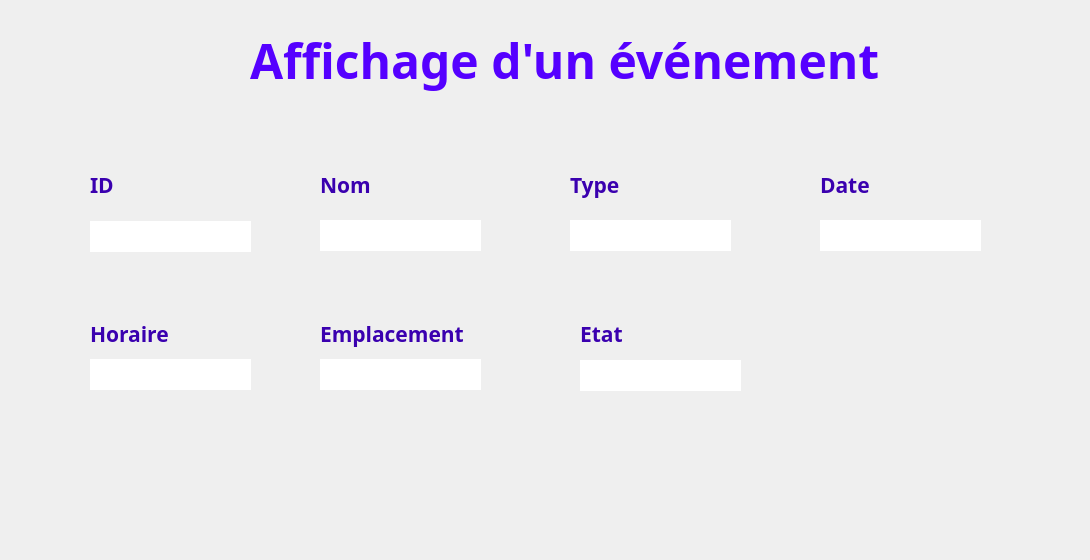
      <widget class="QWidget" name="page_5">
       <widget class="QLineEdit" name="out_type">
        <property name="geometry">
         <rect>
          <x>570</x>
          <y>220</y>
          <width>161</width>
          <height>31</height>
         </rect>
        </property>
        <property name="font">
         <font>
          <family>Javanese Text</family>
          <pointsize>12</pointsize>
         </font>
        </property>
        <property name="styleSheet">
         <string notr="true">#out_type{
background-color: transparent;
border-image: url(:champs.png);
background: none;
border: none;
background-repeat: none;
}
</string>
        </property>
        <property name="text">
         <string/>
        </property>
        <property name="readOnly">
         <bool>true</bool>
        </property>
       </widget>
       <widget class="QLineEdit" name="out_etat">
        <property name="geometry">
         <rect>
          <x>580</x>
          <y>360</y>
          <width>161</width>
          <height>31</height>
         </rect>
        </property>
        <property name="font">
         <font>
          <family>Javanese Text</family>
          <pointsize>12</pointsize>
         </font>
        </property>
        <property name="styleSheet">
         <string notr="true">#out_etat{
background-color: transparent;
border-image: url(:champs.png);
background: none;
border: none;
background-repeat: none;
}
</string>
        </property>
        <property name="text">
         <string/>
        </property>
        <property name="readOnly">
         <bool>true</bool>
        </property>
       </widget>
       <widget class="QPushButton" name="pushButton_del_event">
        <property name="geometry">
         <rect>
          <x>910</x>
          <y>460</y>
          <width>61</width>
          <height>61</height>
         </rect>
        </property>
        <property name="styleSheet">
         <string notr="true">#pushButton_del_event{
background-color: transparent;
border-image: url(:delete.png);
background: none;
border: none;
background-repeat: none;
}
</string>
        </property>
        <property name="text">
         <string/>
        </property>
       </widget>
       <widget class="QLineEdit" name="out_id">
        <property name="geometry">
         <rect>
          <x>90</x>
          <y>221</y>
          <width>161</width>
          <height>31</height>
         </rect>
        </property>
        <property name="font">
         <font>
          <family>Javanese Text</family>
          <pointsize>12</pointsize>
         </font>
        </property>
        <property name="styleSheet">
         <string notr="true">#out_id{
background-color: transparent;
border-image: url(:champs.png);
background: none;
border: none;
background-repeat: none;
}
</string>
        </property>
        <property name="text">
         <string/>
        </property>
        <property name="readOnly">
         <bool>true</bool>
        </property>
       </widget>
       <widget class="QPushButton" name="pushButton_maj_event">
        <property name="geometry">
         <rect>
          <x>1000</x>
          <y>450</y>
          <width>71</width>
          <height>71</height>
         </rect>
        </property>
        <property name="styleSheet">
         <string notr="true">#pushButton_maj_event{
background-color: transparent;
border-image: url(:edit_ZV.png);
background: none;
border: none;
background-repeat: none;
}
</string>
        </property>
        <property name="text">
         <string/>
        </property>
       </widget>
       <widget class="QLineEdit" name="out_hor">
        <property name="geometry">
         <rect>
          <x>90</x>
          <y>359</y>
          <width>161</width>
          <height>31</height>
         </rect>
        </property>
        <property name="font">
         <font>
          <family>Javanese Text</family>
          <pointsize>12</pointsize>
         </font>
        </property>
        <property name="styleSheet">
         <string notr="true">#out_hor{
background-color: transparent;
border-image: url(:champs.png);
background: none;
border: none;
background-repeat: none;
}
</string>
        </property>
       </widget>
       <widget class="QLineEdit" name="out_empl">
        <property name="geometry">
         <rect>
          <x>320</x>
          <y>359</y>
          <width>161</width>
          <height>31</height>
         </rect>
        </property>
        <property name="font">
         <font>
          <family>Javanese Text</family>
          <pointsize>12</pointsize>
         </font>
        </property>
        <property name="styleSheet">
         <string notr="true">#out_empl{
background-color: transparent;
border-image: url(:champs.png);
background: none;
border: none;
background-repeat: none;
}
</string>
        </property>
        <property name="text">
         <string/>
        </property>
        <property name="readOnly">
         <bool>true</bool>
        </property>
       </widget>
       <widget class="QPushButton" name="annuler">
        <property name="geometry">
         <rect>
          <x>40</x>
          <y>510</y>
          <width>151</width>
          <height>41</height>
         </rect>
        </property>
        <property name="styleSheet">
         <string notr="true">#annuler{
background-color: transparent;
border-image: url(:Annuler.png);
background: none;
border: none;
background-repeat: none;
}
#annuler:hover{
background-color: transparent;
border-image: url(:Annuler_P.png);
background: none;
border: none;
background-repeat: none;
}</string>
        </property>
        <property name="text">
         <string/>
        </property>
       </widget>
       <widget class="QLineEdit" name="out_date">
        <property name="geometry">
         <rect>
          <x>820</x>
          <y>220</y>
          <width>161</width>
          <height>31</height>
         </rect>
        </property>
        <property name="font">
         <font>
          <family>Javanese Text</family>
          <pointsize>12</pointsize>
         </font>
        </property>
        <property name="styleSheet">
         <string notr="true">#out_date{
background-color: transparent;
border-image: url(:champs.png);
background: none;
border: none;
background-repeat: none;
}
</string>
        </property>
       </widget>
       <widget class="QLineEdit" name="out_nom">
        <property name="geometry">
         <rect>
          <x>320</x>
          <y>220</y>
          <width>161</width>
          <height>31</height>
         </rect>
        </property>
        <property name="font">
         <font>
          <family>Javanese Text</family>
          <pointsize>12</pointsize>
         </font>
        </property>
        <property name="styleSheet">
         <string notr="true">#out_nom{
background-color: transparent;
border-image: url(:champs.png);
background: none;
border: none;
background-repeat: none;
}
</string>
        </property>
       </widget>
       <widget class="QLabel" name="label_32">
        <property name="geometry">
         <rect>
          <x>250</x>
          <y>10</y>
          <width>831</width>
          <height>101</height>
         </rect>
        </property>
        <property name="font">
         <font>
          <family>Segoe Print</family>
         </font>
        </property>
        <property name="styleSheet">
         <string notr="true">#label_16 {
background-color: transparent;
background: none;
border: none;
background-repeat: none;
}
</string>
        </property>
        <property name="text">
         <string>&lt;html&gt;&lt;head/&gt;&lt;body&gt;&lt;p&gt;&lt;span style=&quot; font-size:36pt; font-weight:600; color:#5500ff;&quot;&gt;Affichage d'un événement&lt;/span&gt;&lt;/p&gt;&lt;/body&gt;&lt;/html&gt;</string>
        </property>
        <property name="textFormat">
         <enum>Qt::AutoText</enum>
        </property>
        <property name="scaledContents">
         <bool>false</bool>
        </property>
       </widget>
       <widget class="QLabel" name="label_171">
        <property name="geometry">
         <rect>
          <x>90</x>
          <y>170</y>
          <width>41</width>
          <height>31</height>
         </rect>
        </property>
        <property name="palette">
         <palette>
          <active>
           <colorrole role="WindowText">
            <brush brushstyle="SolidPattern">
             <color alpha="255">
              <red>4</red>
              <green>7</green>
              <blue>62</blue>
             </color>
            </brush>
           </colorrole>
          </active>
          <inactive>
           <colorrole role="WindowText">
            <brush brushstyle="SolidPattern">
             <color alpha="255">
              <red>4</red>
              <green>7</green>
              <blue>62</blue>
             </color>
            </brush>
           </colorrole>
          </inactive>
          <disabled>
           <colorrole role="WindowText">
            <brush brushstyle="SolidPattern">
             <color alpha="255">
              <red>120</red>
              <green>120</green>
              <blue>120</blue>
             </color>
            </brush>
           </colorrole>
          </disabled>
         </palette>
        </property>
        <property name="font">
         <font>
          <family>Corbel</family>
         </font>
        </property>
        <property name="text">
         <string>&lt;html&gt;&lt;head/&gt;&lt;body&gt;&lt;p&gt;&lt;span style=&quot; font-size:16pt; font-weight:600; color:#3a00af;&quot;&gt;ID&lt;/span&gt;&lt;/p&gt;&lt;/body&gt;&lt;/html&gt;</string>
        </property>
       </widget>
       <widget class="QLabel" name="label_172">
        <property name="geometry">
         <rect>
          <x>320</x>
          <y>170</y>
          <width>71</width>
          <height>31</height>
         </rect>
        </property>
        <property name="palette">
         <palette>
          <active>
           <colorrole role="WindowText">
            <brush brushstyle="SolidPattern">
             <color alpha="255">
              <red>4</red>
              <green>7</green>
              <blue>62</blue>
             </color>
            </brush>
           </colorrole>
          </active>
          <inactive>
           <colorrole role="WindowText">
            <brush brushstyle="SolidPattern">
             <color alpha="255">
              <red>4</red>
              <green>7</green>
              <blue>62</blue>
             </color>
            </brush>
           </colorrole>
          </inactive>
          <disabled>
           <colorrole role="WindowText">
            <brush brushstyle="SolidPattern">
             <color alpha="255">
              <red>120</red>
              <green>120</green>
              <blue>120</blue>
             </color>
            </brush>
           </colorrole>
          </disabled>
         </palette>
        </property>
        <property name="font">
         <font>
          <family>Corbel</family>
         </font>
        </property>
        <property name="text">
         <string>&lt;html&gt;&lt;head/&gt;&lt;body&gt;&lt;p&gt;&lt;span style=&quot; font-size:16pt; font-weight:600; color:#3a00af;&quot;&gt;Nom&lt;/span&gt;&lt;/p&gt;&lt;/body&gt;&lt;/html&gt;</string>
        </property>
       </widget>
       <widget class="QLabel" name="label_173">
        <property name="geometry">
         <rect>
          <x>570</x>
          <y>170</y>
          <width>71</width>
          <height>31</height>
         </rect>
        </property>
        <property name="palette">
         <palette>
          <active>
           <colorrole role="WindowText">
            <brush brushstyle="SolidPattern">
             <color alpha="255">
              <red>4</red>
              <green>7</green>
              <blue>62</blue>
             </color>
            </brush>
           </colorrole>
          </active>
          <inactive>
           <colorrole role="WindowText">
            <brush brushstyle="SolidPattern">
             <color alpha="255">
              <red>4</red>
              <green>7</green>
              <blue>62</blue>
             </color>
            </brush>
           </colorrole>
          </inactive>
          <disabled>
           <colorrole role="WindowText">
            <brush brushstyle="SolidPattern">
             <color alpha="255">
              <red>120</red>
              <green>120</green>
              <blue>120</blue>
             </color>
            </brush>
           </colorrole>
          </disabled>
         </palette>
        </property>
        <property name="font">
         <font>
          <family>Corbel</family>
         </font>
        </property>
        <property name="text">
         <string>&lt;html&gt;&lt;head/&gt;&lt;body&gt;&lt;p&gt;&lt;span style=&quot; font-size:16pt; font-weight:600; color:#3a00af;&quot;&gt;Type&lt;/span&gt;&lt;/p&gt;&lt;/body&gt;&lt;/html&gt;</string>
        </property>
       </widget>
       <widget class="QLabel" name="label_174">
        <property name="geometry">
         <rect>
          <x>820</x>
          <y>170</y>
          <width>71</width>
          <height>31</height>
         </rect>
        </property>
        <property name="palette">
         <palette>
          <active>
           <colorrole role="WindowText">
            <brush brushstyle="SolidPattern">
             <color alpha="255">
              <red>4</red>
              <green>7</green>
              <blue>62</blue>
             </color>
            </brush>
           </colorrole>
          </active>
          <inactive>
           <colorrole role="WindowText">
            <brush brushstyle="SolidPattern">
             <color alpha="255">
              <red>4</red>
              <green>7</green>
              <blue>62</blue>
             </color>
            </brush>
           </colorrole>
          </inactive>
          <disabled>
           <colorrole role="WindowText">
            <brush brushstyle="SolidPattern">
             <color alpha="255">
              <red>120</red>
              <green>120</green>
              <blue>120</blue>
             </color>
            </brush>
           </colorrole>
          </disabled>
         </palette>
        </property>
        <property name="font">
         <font>
          <family>Corbel</family>
         </font>
        </property>
        <property name="text">
         <string>&lt;html&gt;&lt;head/&gt;&lt;body&gt;&lt;p&gt;&lt;span style=&quot; font-size:16pt; font-weight:600; color:#3a00af;&quot;&gt;Date&lt;/span&gt;&lt;/p&gt;&lt;/body&gt;&lt;/html&gt;</string>
        </property>
       </widget>
       <widget class="QLabel" name="label_175">
        <property name="geometry">
         <rect>
          <x>90</x>
          <y>319</y>
          <width>101</width>
          <height>31</height>
         </rect>
        </property>
        <property name="palette">
         <palette>
          <active>
           <colorrole role="WindowText">
            <brush brushstyle="SolidPattern">
             <color alpha="255">
              <red>4</red>
              <green>7</green>
              <blue>62</blue>
             </color>
            </brush>
           </colorrole>
          </active>
          <inactive>
           <colorrole role="WindowText">
            <brush brushstyle="SolidPattern">
             <color alpha="255">
              <red>4</red>
              <green>7</green>
              <blue>62</blue>
             </color>
            </brush>
           </colorrole>
          </inactive>
          <disabled>
           <colorrole role="WindowText">
            <brush brushstyle="SolidPattern">
             <color alpha="255">
              <red>120</red>
              <green>120</green>
              <blue>120</blue>
             </color>
            </brush>
           </colorrole>
          </disabled>
         </palette>
        </property>
        <property name="font">
         <font>
          <family>Corbel</family>
         </font>
        </property>
        <property name="text">
         <string>&lt;html&gt;&lt;head/&gt;&lt;body&gt;&lt;p&gt;&lt;span style=&quot; font-size:16pt; font-weight:600; color:#3a00af;&quot;&gt;Horaire&lt;/span&gt;&lt;/p&gt;&lt;/body&gt;&lt;/html&gt;</string>
        </property>
       </widget>
       <widget class="QLabel" name="label_176">
        <property name="geometry">
         <rect>
          <x>320</x>
          <y>319</y>
          <width>181</width>
          <height>31</height>
         </rect>
        </property>
        <property name="palette">
         <palette>
          <active>
           <colorrole role="WindowText">
            <brush brushstyle="SolidPattern">
             <color alpha="255">
              <red>4</red>
              <green>7</green>
              <blue>62</blue>
             </color>
            </brush>
           </colorrole>
          </active>
          <inactive>
           <colorrole role="WindowText">
            <brush brushstyle="SolidPattern">
             <color alpha="255">
              <red>4</red>
              <green>7</green>
              <blue>62</blue>
             </color>
            </brush>
           </colorrole>
          </inactive>
          <disabled>
           <colorrole role="WindowText">
            <brush brushstyle="SolidPattern">
             <color alpha="255">
              <red>120</red>
              <green>120</green>
              <blue>120</blue>
             </color>
            </brush>
           </colorrole>
          </disabled>
         </palette>
        </property>
        <property name="font">
         <font>
          <family>Corbel</family>
         </font>
        </property>
        <property name="text">
         <string>&lt;html&gt;&lt;head/&gt;&lt;body&gt;&lt;p&gt;&lt;span style=&quot; font-size:16pt; font-weight:600; color:#3a00af;&quot;&gt;Emplacement&lt;/span&gt;&lt;/p&gt;&lt;/body&gt;&lt;/html&gt;</string>
        </property>
       </widget>
       <widget class="QLabel" name="label_177">
        <property name="geometry">
         <rect>
          <x>580</x>
          <y>319</y>
          <width>71</width>
          <height>31</height>
         </rect>
        </property>
        <property name="palette">
         <palette>
          <active>
           <colorrole role="WindowText">
            <brush brushstyle="SolidPattern">
             <color alpha="255">
              <red>4</red>
              <green>7</green>
              <blue>62</blue>
             </color>
            </brush>
           </colorrole>
          </active>
          <inactive>
           <colorrole role="WindowText">
            <brush brushstyle="SolidPattern">
             <color alpha="255">
              <red>4</red>
              <green>7</green>
              <blue>62</blue>
             </color>
            </brush>
           </colorrole>
          </inactive>
          <disabled>
           <colorrole role="WindowText">
            <brush brushstyle="SolidPattern">
             <color alpha="255">
              <red>120</red>
              <green>120</green>
              <blue>120</blue>
             </color>
            </brush>
           </colorrole>
          </disabled>
         </palette>
        </property>
        <property name="font">
         <font>
          <family>Corbel</family>
         </font>
        </property>
        <property name="text">
         <string>&lt;html&gt;&lt;head/&gt;&lt;body&gt;&lt;p&gt;&lt;span style=&quot; font-size:16pt; font-weight:600; color:#3a00af;&quot;&gt;Etat&lt;/span&gt;&lt;/p&gt;&lt;/body&gt;&lt;/html&gt;</string>
        </property>
       </widget>
       <widget class="QPushButton" name="mailing">
        <property name="geometry">
         <rect>
          <x>960</x>
          <y>340</y>
          <width>81</width>
          <height>51</height>
         </rect>
        </property>
        <property name="styleSheet">
         <string notr="true">#mailing{
background-color: transparent;
border-image: url(:mailing.png);
background: none;
border: none;
background-repeat: none;
}
</string>
        </property>
        <property name="text">
         <string/>
        </property>
       </widget>
       <zorder>annuler</zorder>
       <zorder>out_type</zorder>
       <zorder>out_etat</zorder>
       <zorder>pushButton_del_event</zorder>
       <zorder>out_id</zorder>
       <zorder>pushButton_maj_event</zorder>
       <zorder>out_hor</zorder>
       <zorder>out_empl</zorder>
       <zorder>out_date</zorder>
       <zorder>out_nom</zorder>
       <zorder>label_32</zorder>
       <zorder>label_171</zorder>
       <zorder>label_172</zorder>
       <zorder>label_173</zorder>
       <zorder>label_174</zorder>
       <zorder>label_175</zorder>
       <zorder>label_176</zorder>
       <zorder>label_177</zorder>
       <zorder>mailing</zorder>
      </widget>
